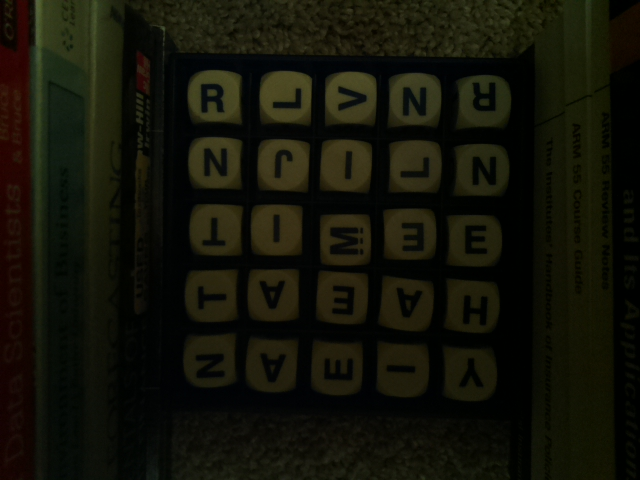
#> input picture Boggle_AI/boggle_images/2019-06-25 225947.825859.jpg, 640 x 480 px, found by its file name
$ python test_image_rec.py
#> lines starting #> are read from the running program, lines starting #| are printed output that depends on the picture; after the words box and inside, x2 and y2 are one past the last pixel; in counts of white or black regions, pixels touching at a corner belong together
#> further down, i is the input picture: PIL image 640x480 RGB; mean R, G, B 19, 19, 8.2
#test image rec

from PIL import Image
import numpy as np
import os
from matplotlib import pyplot as plt


def threshold(imageArray):
	balanceAr = []
	newAr = imageArray

	for r in imageArray:
		for p in r:
			avgNum = np.mean(p)
			#another option to get average for a list: functools.reduce(lambda x, y: x+y, p/3)
			balanceAr.append(avgNum)
#> after the loop, balanceAr = 307200 items

	balance = np.mean(balanceAr)
#> balance = 15.41

	for r in newAr:
		for p in r:
			if np.mean(p) > balance:
				p[0] = 255
				p[1] = 255
				p[2] = 255
			else:
				p[0] = 0
				p[1] = 0
				p[2] = 0
#> after the loop, p = [0, 0, 0]
	return newAr

cwd = os.getcwd()

i = Image.open(cwd+"\\boggle_images\\2019-06-25 225947.825859.jpg")
iar = np.array(i)

#Show original image
#plt.imshow(iar)
#plt.show()

#show thresholding for the image
iar2 = threshold(iar)
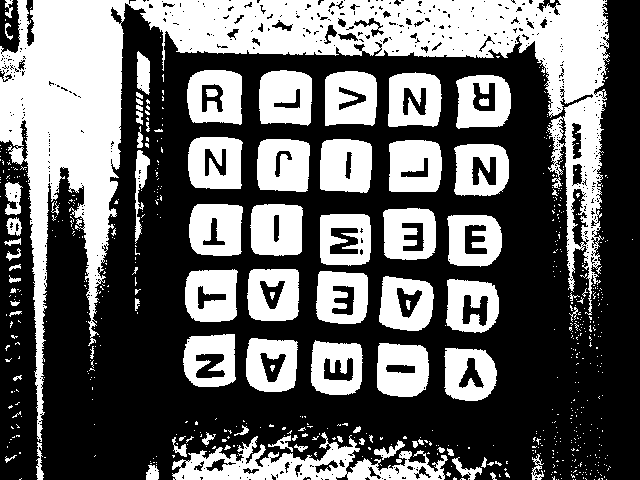
#> iar2: shape (480, 640, 3); 40% white; 669 white regions (586 under 20 px), largest, box (x1, y1, x2, y2) and area: (0, 0, 610, 442) 55493, (172, 432, 448, 480) 5601, (259, 70, 312, 126) 2491
plt.imshow(iar2)
plt.show()

$ run again, with Boggle_AI/boggle_images/2019-06-25 191745.261790.jpg copied over Boggle_AI/boggle_images/2019-06-25 225947.825859.jpg
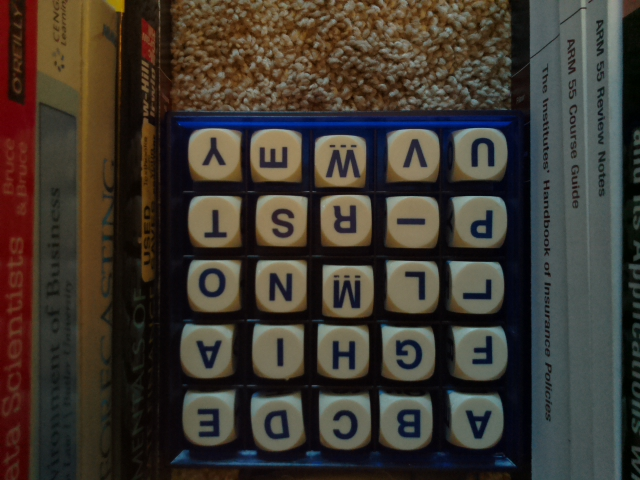
#> input picture Boggle_AI/boggle_images/2019-06-25 191745.261790.jpg, 640 x 480 px, found by its file name
#> i is the input picture: PIL image 640x480 RGB; mean R, G, B 62.6, 56, 48
#> after the loop in threshold, `for r in imageArray:`: balanceAr = 307200 items
#> balance = 55.53
#> after the loop in threshold, `for r in newAr:`: p = [255, 255, 255]
#> `iar2 = threshold(iar)`:
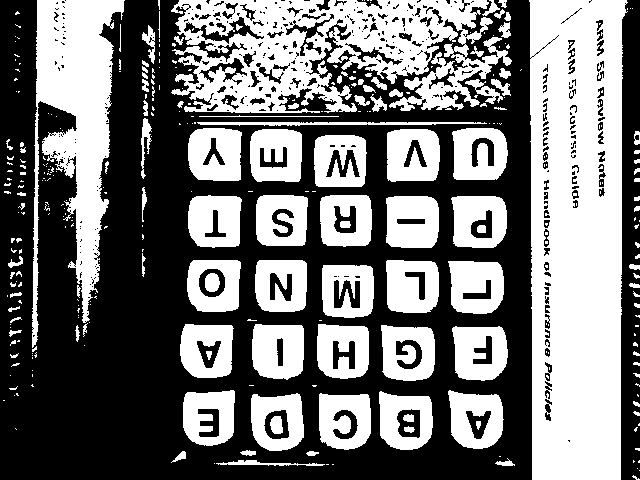
#> iar2: shape (480, 640, 3); 46.4% white; 345 white regions (235 under 20 px), largest, box (x1, y1, x2, y2) and area: (529, 0, 628, 480) 41363, (171, 0, 512, 113) 22650, (32, 0, 125, 348) 15137

$ run again, with Boggle_AI/boggle_images/2019-06-25 192010.274661.jpg copied over Boggle_AI/boggle_images/2019-06-25 225947.825859.jpg
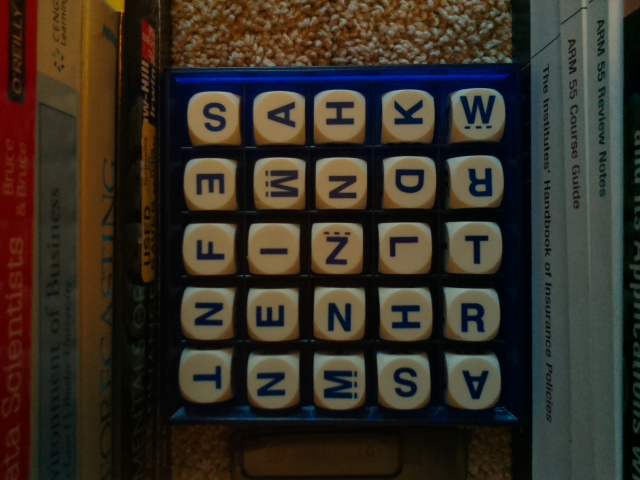
#> input picture Boggle_AI/boggle_images/2019-06-25 192010.274661.jpg, 640 x 480 px, found by its file name
#> i is the input picture: PIL image 640x480 RGB; mean R, G, B 54.2, 47.2, 37.1
#> after the loop in threshold, `for r in imageArray:`: balanceAr = 307200 items
#> balance = 46.16
#> after the loop in threshold, `for r in newAr:`: p = [0, 0, 0]
#> `iar2 = threshold(iar)`:
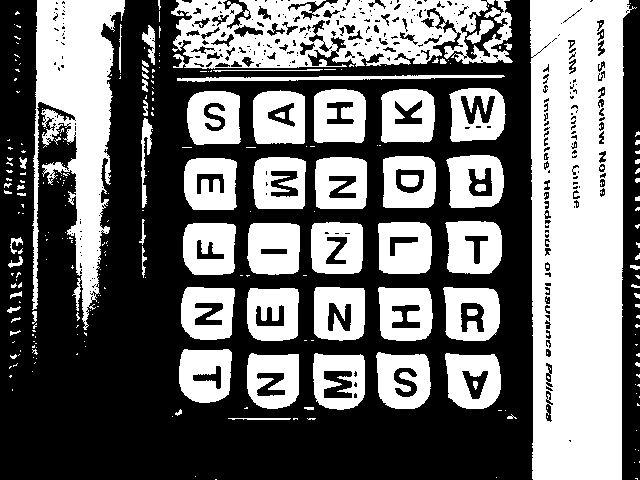
#> iar2: shape (480, 640, 3); 43.7% white; 293 white regions (220 under 20 px), largest, box (x1, y1, x2, y2) and area: (530, 0, 637, 480) 41604, (171, 0, 513, 69) 15840, (32, 0, 125, 330) 15377
